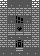

Rendered tile map (Tiled .tmx) drawn with the repository's tilesets; below, a short description and the full map source, tile grids included:
An orthogonal 5x7 tile map with 8x8 px tiles, 1 tile layer (Tile Layer 1).

<map version="1.5" tiledversion="1.6.0" orientation="orthogonal" renderorder="right-down" width="5" height="7" tilewidth="8" tileheight="8" infinite="0" nextlayerid="2" nextobjectid="1">
 <tileset firstgid="1" source="bg.tsx" />
 <layer id="1" name="Tile Layer 1" width="5" height="7">
  <data encoding="csv">
3,2,2,2,3,
72,72,72,72,72,
72,2,15,2,72,
72,9,73,9,72,
72,97,97,97,72,
72,72,64,72,72,
2,2,97,2,2
</data>
 </layer>
</map>
